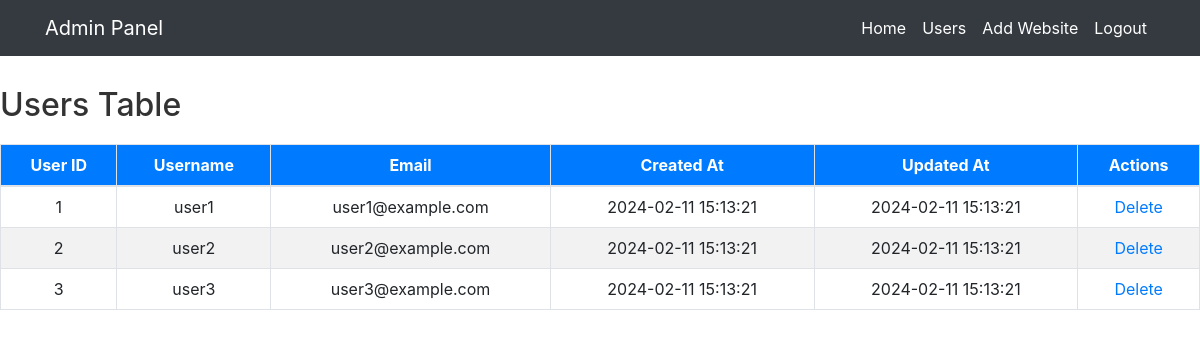
The app's page /user_details.php with its own data.
### tables this page shows
CREATE TABLE `users` (
  `id` int NOT NULL AUTO_INCREMENT,
  `username` varchar(255) NOT NULL,
  `email` varchar(255) NOT NULL,
  `password` varchar(255) NOT NULL,
  `created_at` datetime NOT NULL DEFAULT CURRENT_TIMESTAMP,
  `updated_at` datetime NOT NULL DEFAULT CURRENT_TIMESTAMP ON UPDATE CURRENT_TIMESTAMP,
  PRIMARY KEY (`id`),
  UNIQUE KEY `username` (`username`),
  UNIQUE KEY `email` (`email`)
);

### user_details.php (the view, shortened to what this page needs)
<?php
include "connection.php";
$users_sql = "SELECT * FROM users";
$users_result = $conn->query($users_sql);
?>
<!DOCTYPE html>
<html lang="en">
<head>
    <link rel="stylesheet" href="https://stackpath.bootstrapcdn.com/bootstrap/4.5.2/css/bootstrap.min.css">
</head>
<body>
<nav class="navbar navbar-expand-lg navbar-dark">
        <div class="container">
            <a class="navbar-brand" href="admin_panel.php">Admin Panel</a>
            <div class="collapse navbar-collapse" id="navbarNav">
                <ul class="navbar-nav ml-auto">
                    <li class="nav-item">
                        <a class="nav-link" href="admin_panel.php">Home</a>
                    </li>
                    <li class="nav-item">
                        <a class="nav-link" href="user_details.php">Users</a>
                    </li>
                    <li class="nav-item">
                        <a class="nav-link" href="add_website.html">Add Website</a>
                    </li>
                    <li class="nav-item">
                        <a class="nav-link" href="login.html">Logout</a>
                    </li>
                </ul>
            </div>
        </div>
    </nav>
<h2>Users Table</h2>
        <table class="table">
            <thead>
                <tr>
                    <th>User ID</th>
                    <th>Username</th>
                    <th>Email</th>
                    <th>Created At</th>
                    <th>Updated At</th>
                    <th>Actions</th>
                </tr>
            </thead>
            <tbody>
                <?php
                if ($users_result->num_rows > 0) {
                    while($row = $users_result->fetch_assoc()) {
                        echo "<tr>";
                        echo "<td>".$row["id"]."</td>";
                        echo "<td>".$row["username"]."</td>";
                        echo "<td>".$row["email"]."</td>";
                        echo "<td>".$row["created_at"]."</td>";
                        echo "<td>".$row["updated_at"]."</td>";
                        echo "<td>";
                        echo "<a href='delete_user.php?id=".$row["id"]."'>Delete</a>";
                        echo "</td>";
                        echo "</tr>";
                    }
                } else {
                    echo "<tr><td colspan='6'>No records found</td></tr>";
                }
                ?>
            </tbody>
        </table>
</body>
</html>

### user_details.php (style rules this page uses)
.navbar { background-color: #343a40; }
.navbar-brand, .navbar-nav .nav-link { color: #ffffff !important; }
h2 { margin-top: 30px; margin-bottom: 20px; color: #333; }
.table th, .table td { border: 1px solid #dee2e6; padding: 8px; vertical-align: middle; text-align: center; }
.table thead th { background-color: #007bff; color: #fff; }
.table tbody tr:nth-child(even) { background-color: #f2f2f2; }
.table a { color: #007bff; }

### records on screen
users: id "1", username "user1", email "user1@example.com", created_at "2024-02-11 15:13:21", updated_at "2024-02-11 15:13:21"
users: id "2", username "user2", email "user2@example.com", created_at "2024-02-11 15:13:21", updated_at "2024-02-11 15:13:21"
users: id "3", username "user3", email "user3@example.com", created_at "2024-02-11 15:13:21", updated_at "2024-02-11 15:13:21"
